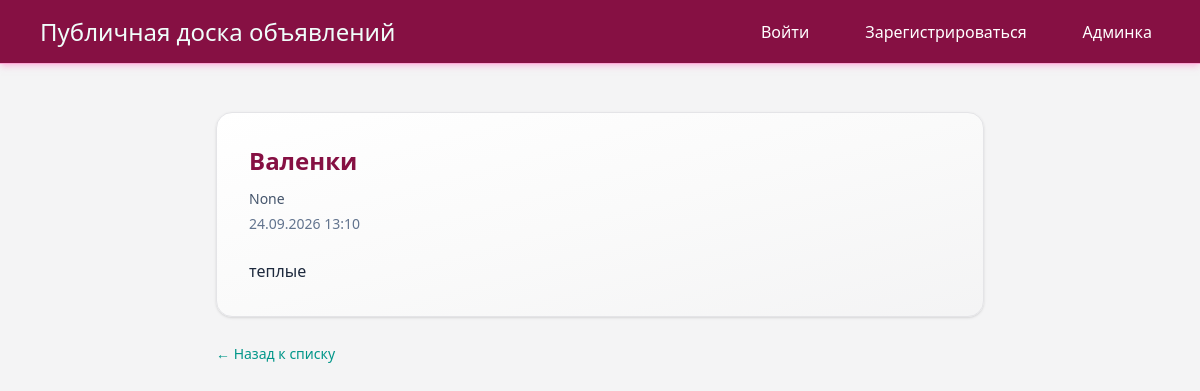
/notice/3/, run on the app's committed database.
### notice/models.py (models this page shows, shortened)
class Notice(models.Model):
    title = models.CharField(max_length=100, verbose_name='Заголовок')
    content = models.TextField(verbose_name='Информация')
    author_name = models.ForeignKey(User, on_delete=models.CASCADE, verbose_name='Автор', related_name='notices', null=True, blank=True)
    created_at = models.DateTimeField(auto_now_add=True, verbose_name='Дата публикации')
    class Meta:
        verbose_name = 'Объявление'
        verbose_name_plural = 'Объявления'
        ordering = ['-created_at']

### notice/views.py (the view)
# urls.py: path('notice/<int:notice_id>/', views.notice_detail, name='notice_details'),
def notice_detail(request, notice_id):
    notice = get_object_or_404(Notice, pk=notice_id)
    context = {
        'notice': notice,
        'page_title': notice.title
    }
    return render(request, 'notice/notice_details.html', context)

### notice/templates/notice/notice_details.html (shortened to what this page needs)
{% extends 'notice/base.html' %}
{% block content %}
    <article class="max-w-3xl mx-auto mt-12 p-8 rounded-2xl bg-gradient-to-br from-white via-zinc-50 to-zinc-100 border border-zinc-200 shadow-sm">
        <h1 class="text-pink-900 text-2xl font-bold flex items-center gap-3">
            {{ notice.title }}
        </h1>
        <span class="inline-block mt-3 text-slate-600 text-sm font-medium">{{ notice.author_name }}</span>
        <div class="text-slate-500 text-sm mt-1">{{ notice.created_at|date:"d.m.Y H:i" }}</div>
        <div class="mt-6 text-slate-800 leading-relaxed">{{ notice.content }}</div>
    </article>
    <div class="max-w-3xl mx-auto mt-6">
        <a href="{% url 'notice:notice_list' %}" class="inline-flex items-center gap-1 text-teal-600 hover:text-teal-700 hover:underline text-sm font-medium transition-colors">← Назад к списку</a>
    </div>
{% endblock %}

### data on the page
Notice: title "Валенки", author_name "None", created_at "24.09.2026 13:10", content "теплые"
